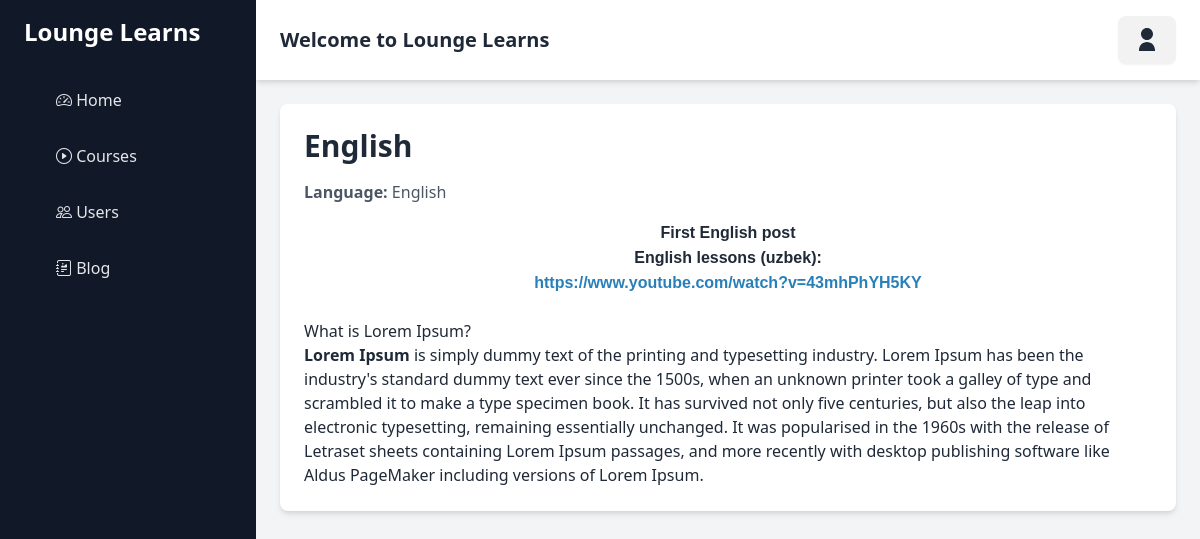
The page /course/detail/1/ on the database its author committed.
### course/models.py (models this page shows, shortened)
class Course(models.Model):
    language = models.ForeignKey(Language, on_delete=models.CASCADE)
    title = models.CharField(max_length=30)
    content = RichTextField()
    created_at = models.DateField(auto_now_add=True)

### language/models.py (models this page shows)
class Language(models.Model):
    language = models.CharField(max_length=10)
    short_name = models.CharField(max_length=4, null=True, blank=True)
    description = models.TextField(null=True, blank=True)
    created_at = models.DateTimeField(auto_now_add=True)
    def __str__(self):
        return self.language

### course/views.py (the view)
# urls.py: path('detail/<int:id>/', course_detail, name='detail'),
def course_detail(request, id):
    course = get_object_or_404(Course, id=id)
    return render(request, 'course/detail.html', {'course': course})

### templates/course/detail.html
{% extends "base.html" %}
{% block content %}
<div class="p-6 bg-white shadow-md rounded-lg">
        <h1 class="text-3xl font-bold mb-4">{{ course.title }}</h1>
        <p class="text-gray-600 mb-4"><strong>Language:</strong> {{ course.language }}</p>
        <p class="text-gray-800 mb-4">{{ course.content|safe }}</p>
    </div>
</div>
{% endblock content %}

### rows shown on the page
Course: title "English", language "English", content "First English post English lessons (uzbek): https://www.youtube.com/watch?v=43mhPhYH5KY What is Lorem Ipsum? Lorem Ipsum is simply dummy text of the printing and typesetting industry. Lorem Ipsum has been the industry's standard dummy text ever since the 1500s, when an unknown printer took a galley of type and scrambled it to make a type specimen book. It has survived not only five centuries, but also the leap into electronic typesetting, remaining essentially unchanged. It was popularised in the 1960s with the release of Letraset sheets containing Lorem Ipsum passages, and more recently with desktop publishing software like Aldus PageMaker including versions of Lorem Ipsum."
